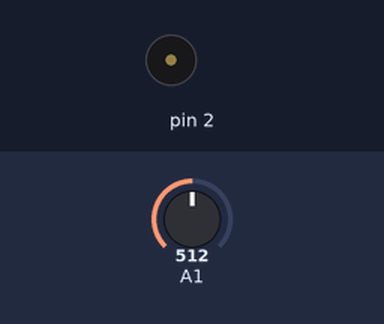
This sketch was run on a simulated Arduino Uno, built with avr-gcc and run on an emulated ATmega328P. Parts: buzzer (waves = sounding). Inputs (shaded band) come from the test bench; at power-on: A1 = 512.

Above: at 1.8 s.
1.9 s: A1 set to 3
5.4 s: A1 set to 0
At 6.5 s:
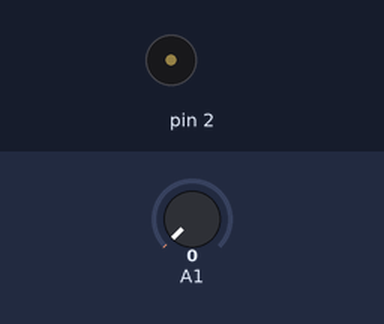
7.0 s: A1 set to 122
At 7.4 s:
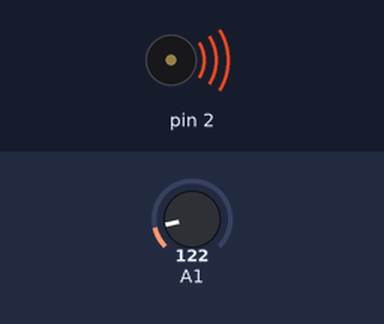
Timing chart, 0 to 17.0 s (numbered marks = the images above; inputs shaded):
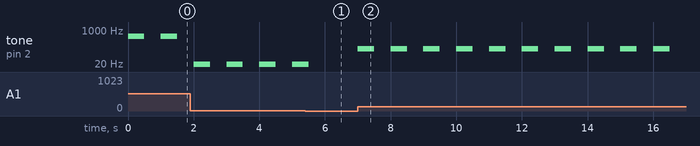

The sketch:

sketch_jun15c.ino
```cpp
long pitido;
long luz=0;
void setup() {
  pinMode(A1,INPUT);
  pinMode(2,OUTPUT);
  Serial.begin(9600);
}

void loop() {
  luz= analogRead (A1);
  pitido = map (luz, 0, 1023, 0,1000);
  tone(2, pitido);
  delay(500);
  noTone(2);
  delay(500);
}
```

Measured:
- the behaviour switches between 2 and 1 on A1 (found by bisection; images 0 and 1)
- after the input at 5.4 s, tone on pin 2: goes on until 5.5 s, then stays silent
- after the input at 7.0 s, tone on pin 2: alternates 119 Hz for 0.50 s and silent for 0.50 s, starting at once
- by itself, tone on pin 2: alternates 2 Hz for 0.50 s and silent for 0.50 s
